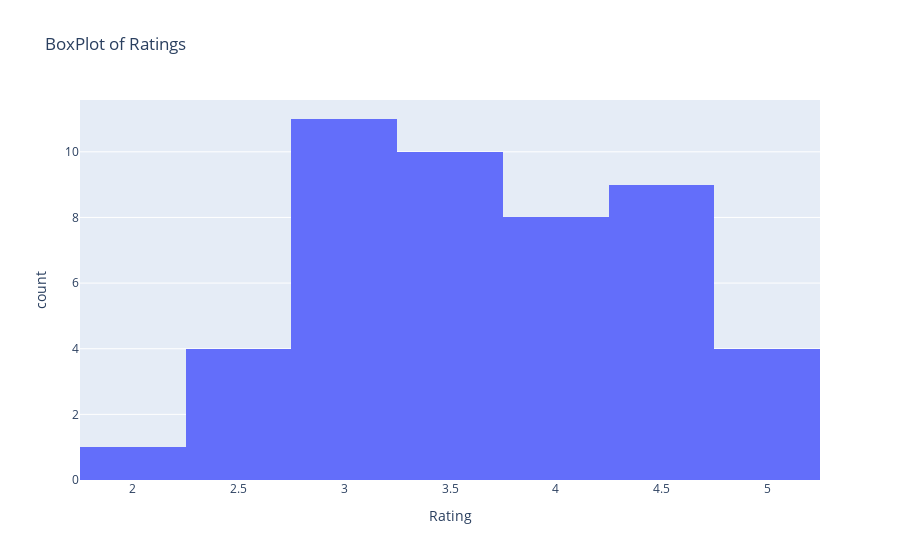

Here is the notebook cell this chart was saved with:
### Code cell
fig = px.histogram(df, x = 'Rating', title='BoxPlot of Ratings')
fig.show()

### Figure 1 — Plotly figure (JSON) as saved in the notebook; plotly's stock layout.template omitted (floating-point values rounded to 4 significant figures)
{"data": [{"alignmentgroup": "True", "bingroup": "x", "hovertemplate": "Rating=%{x}<br>count=%{y}<extra></extra>", "legendgroup": "", "marker": {"color": "#636efa", "pattern": {"shape": ""}}, "name": "", "offsetgroup": "", "orientation": "v", "showlegend": false, "type": "histogram", "x": [3.964, 3.091, 2.583, 2.846, 3.667, 3, 4.5, 4.133, 2.864, 2.917, 5, 5, 3.6, 4.333, 3.863, 2.333, 5, 3.11, 3.556, 3.553, 3, 1.8, 4.583, 4.5, 3.207, 3.643, 5, 3.75, 2.663, 3.25, 2.867, 3.182, 2.84, 3.579, 4.2, 3.827, 2.588, 4.284, 4.6, 3.7, 3.667, 4.263, 3.6, 3.8, 4.366, 4.453, 3.75], "xaxis": "x", "yaxis": "y"}], "layout": {"barmode": "relative", "legend": {"tracegroupgap": 0}, "title": {"text": "BoxPlot of Ratings"}, "xaxis": {"anchor": "y", "domain": [0, 1], "title": {"text": "Rating"}}, "yaxis": {"anchor": "x", "domain": [0, 1], "title": {"text": "count"}}}}
